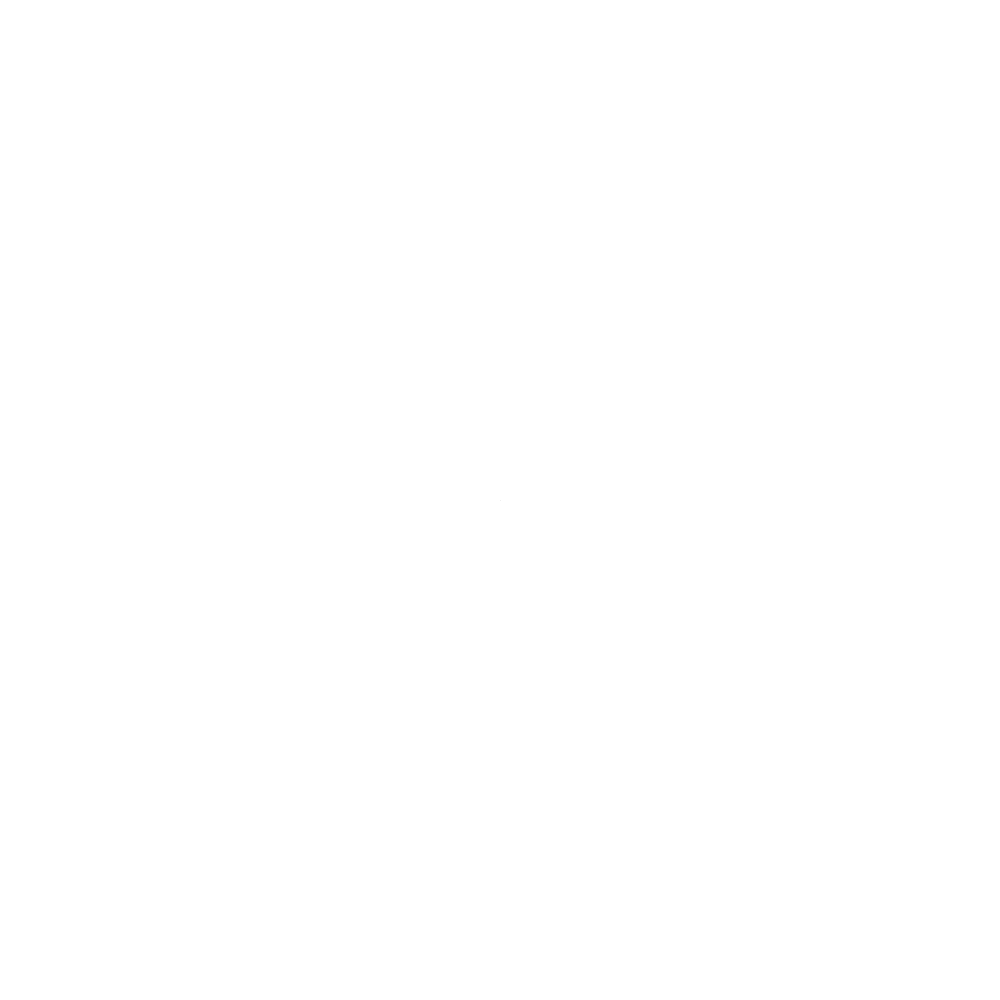
Frame 1 (no input)
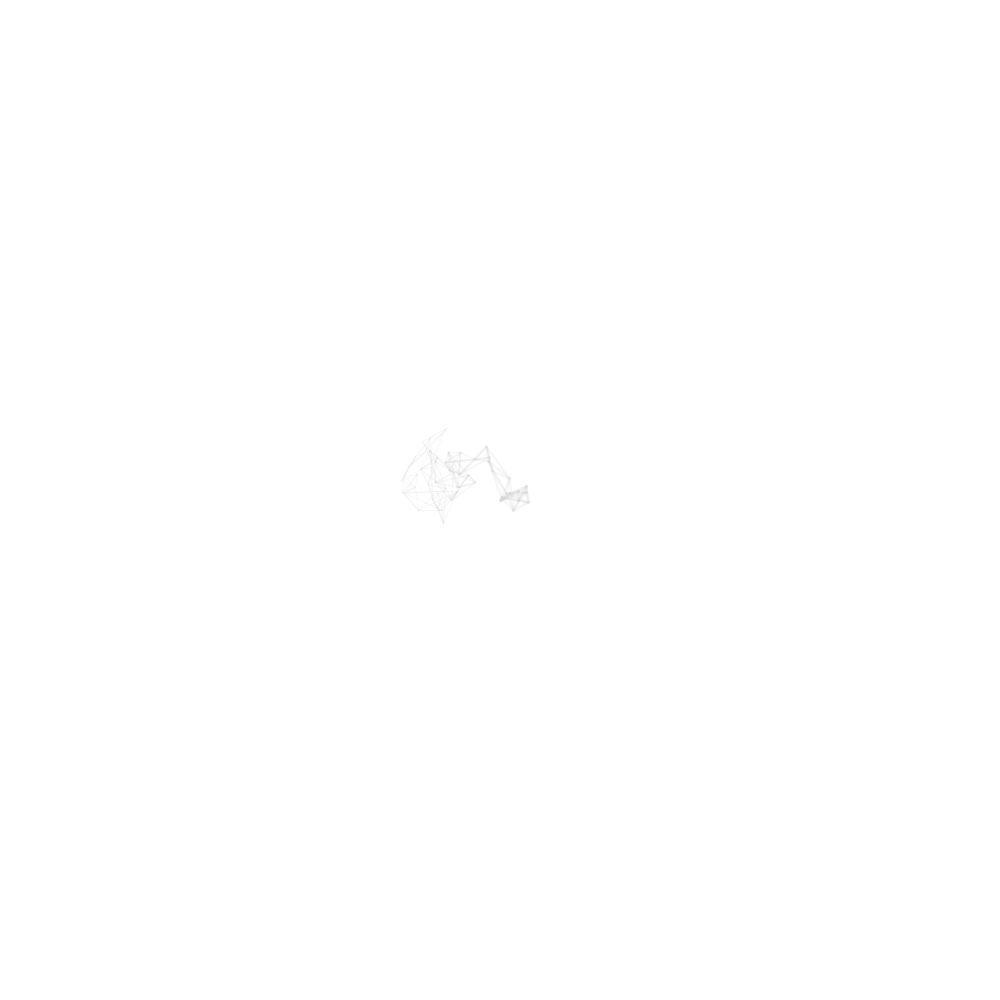
Frame 60 (the mouse pressed at the canvas centre just before this capture)
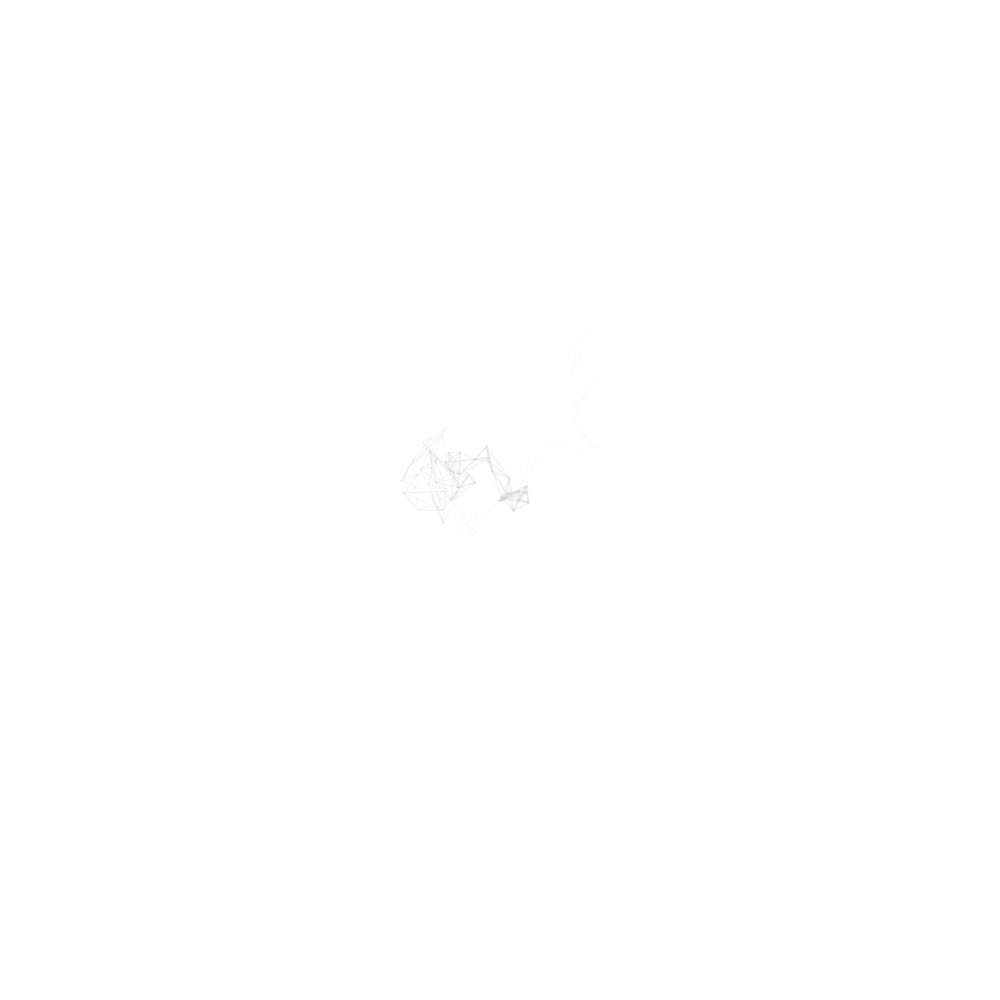
Frame 120 (the mouse held since frame 60 and released just before this capture)

The Processing sketch that drew these frames (run headless with seeded random() and noise(); from frame 60 on, the mouse is pressed at the canvas centre):

// Processing sketch: polymatrix
// ── polymatrix.pde
void setup(){
  size(1000,1000);
  smooth();
  //background(22,22,29);
  stroke(random(100,255),random(30,75));
  background(255);
}
float x=500;
float y=500;
float x2=500;
float y2=500;
float x3=500;
float y3=500;
float xr=500;
float yr=500;
float i=0;
float strokeW=3;

void draw(){
 

  if(strokeW>0.005){
    for(int i=0;i<1;i++){
      if(random(1000)>=999){
        strokeW=2;}
      drawPoly(x,y,x2,y2,x3,y3);
      
      x3=x2;
      y3=y2;      
      x2=x;
      y2=y;
      x=xr;
      y=yr;
      strokeWeight(strokeW);
      strokeW=strokeW*random(0.95,0.99);
    }
    if(random(1000)>=998){
        drawEl(xr,yr);}
  xr=randomDistance(x);
  yr=randomDistance(y);
 }
 else{
    i=0;
    x=500;
    y=500;
    x2=500;
    y2=500;
    x3=500;
    y3=500;
    xr=500;
    yr=500;
    strokeW=3*random(0.8,1.2);
    //stroke(random(0,250),random(75,150),random(75,150),random(75,250));
    stroke(random(0,50),random(170));
  }
  }

void drawPoly(float x,float y, float x2, float y2, float x3, float y3){
  line(x,y,xr,yr);
  line(x2,y2,xr,yr);
  line(x3,y3,xr,yr);
  
  
  
}
void drawEl(float x, float y){
  float a=random(10);
  noStroke();
  fill(random(255),random(0,100));
  ellipse(x,y,a,a);
}
  
public float randomDistance(float x){
  float xrandom;
  float dist=20;
  float det=random(20);
  if(det<=10){
  xrandom=x+random(dist);
  }else{
    xrandom=x-random(dist);
  }
  return xrandom;
}
  
  
